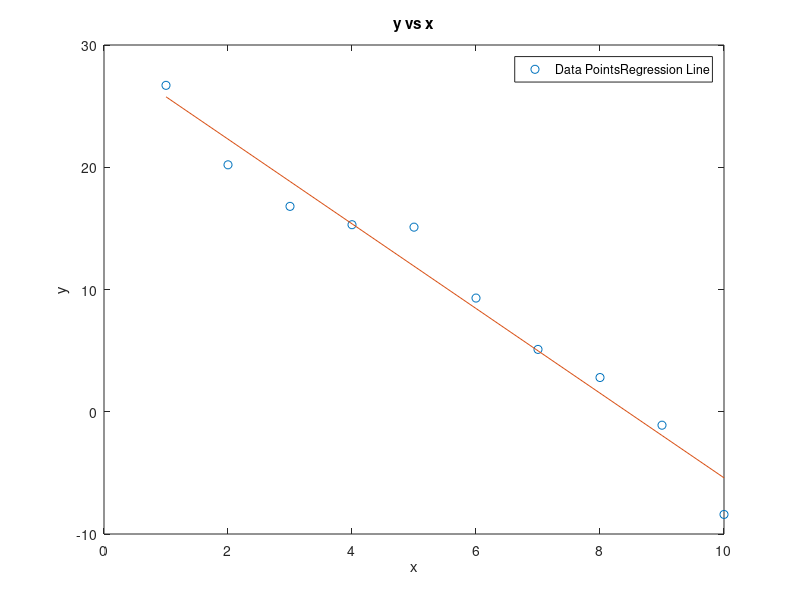
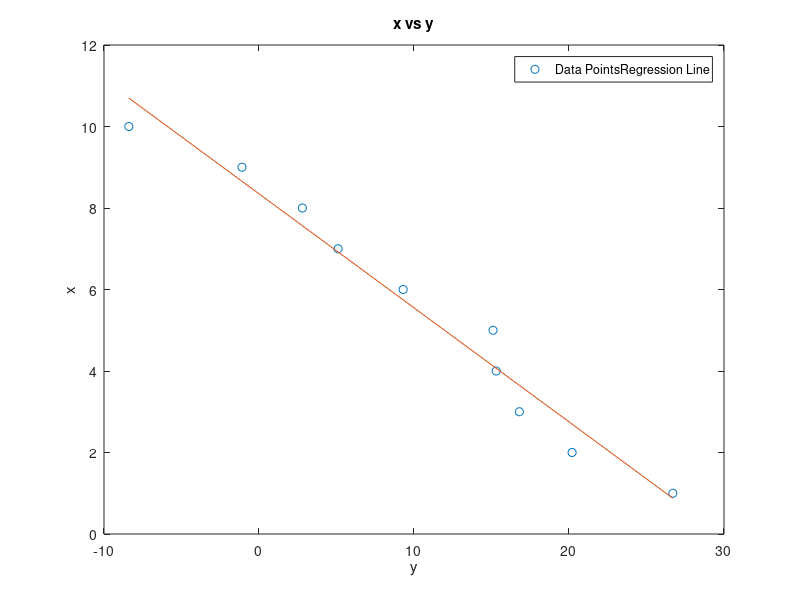

Source code (MATLAB) for these figures, in order:
x = [1,2,3,4,5,6,7,8,9,10];
y = [26.7 20.2 16.8 15.3 15.1 9.3 5.1 2.8 -1.1 -8.4];
n = length(x);                 


a1 = (sum(y)*sum(x.^2) - sum(x)*sum(x.*y))/ (n*sum(x.^2) - sum(x)^2);
b1 = (n*sum(x.*y) -sum(x)*sum(y))/(n*sum(x.^2) - sum(x)^2);
y1 = a1 + b1*x;                
fprintf("\nEquation of line is y = (%.4f) + (%.4f)x",a1,b1)
fprintf("\nAt x = 7.2, y = %.3f",a1+b1*(7.2))
plot(x,y,"o",x,y1)             
xlabel("x"); ylabel("y")
title("y vs x")
legend(["Data Points","Regression Line"],'Location','Best')

p = polyfit(y,x,1);         
fprintf("\n\nEquation of line is x = (%.4f) + (%.4f)y",p(2),p(1))

x_15 = polyval(p,15);       
fprintf("\nAt y = 15, x = %.3f\n",x_15)
figure(2)
plot(y,x,"o",y,polyval(p,y))             
xlabel("y"); ylabel("x")
title("x vs y")
legend(["Data Points","Regression Line"],'Location','Best')